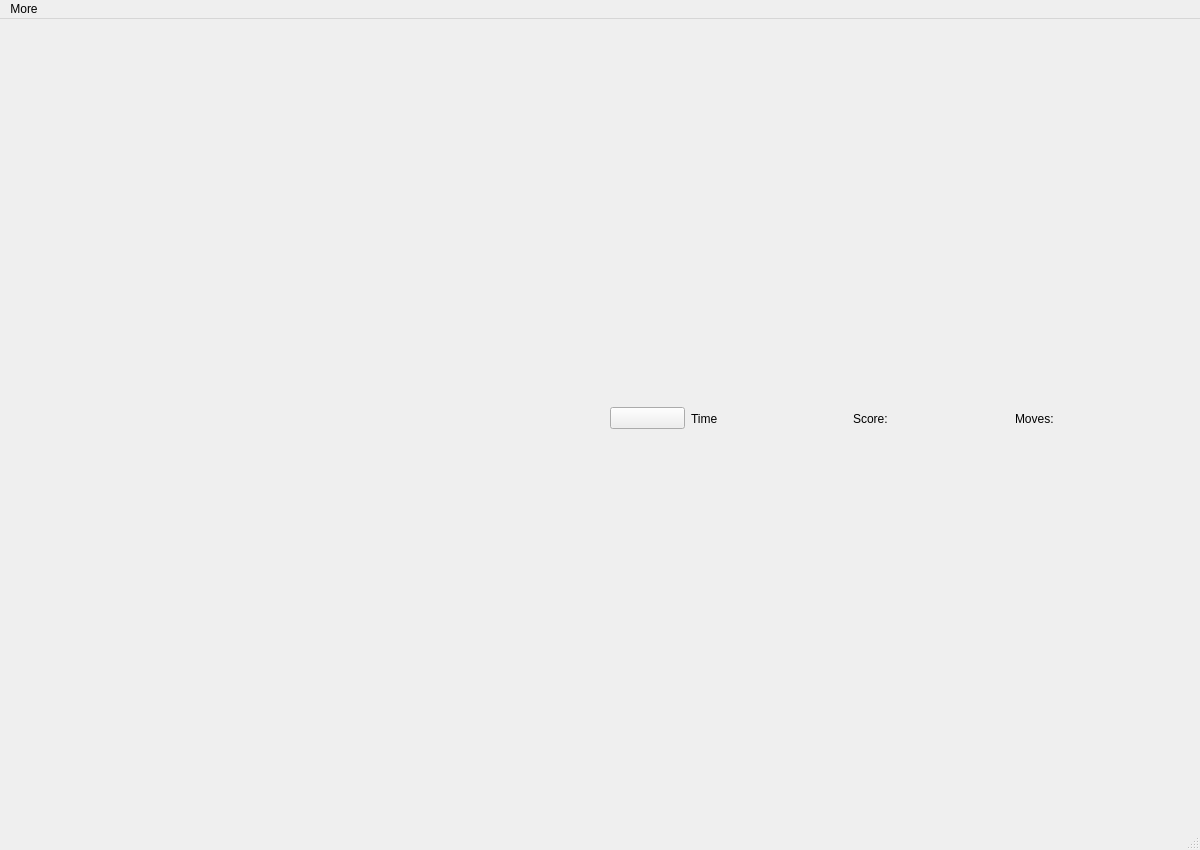
<?xml version="1.0" encoding="UTF-8"?>
<ui version="4.0">
 <class>GameWindow</class>
 <widget class="QMainWindow" name="GameWindow">
  <property name="geometry">
   <rect>
    <x>0</x>
    <y>0</y>
    <width>1200</width>
    <height>850</height>
   </rect>
  </property>
  <property name="windowTitle">
   <string>Solitaire</string>
  </property>
  <widget class="QWidget" name="centralwidget">
   <layout class="QHBoxLayout" name="horizontalLayout_2">
    <item>
     <layout class="QGridLayout" name="gridLayout">
      <property name="leftMargin">
       <number>20</number>
      </property>
      <property name="rightMargin">
       <number>20</number>
      </property>
      <item row="3" column="0">
       <layout class="QHBoxLayout" name="horizontalLayout_3"/>
      </item>
      <item row="2" column="0">
       <layout class="QGridLayout" name="gridLayout_3">
        <property name="topMargin">
         <number>20</number>
        </property>
       </layout>
      </item>
      <item row="1" column="0">
       <layout class="QHBoxLayout" name="labelLayout" stretch="0,0,0,0">
        <property name="sizeConstraint">
         <enum>QLayout::SetDefaultConstraint</enum>
        </property>
        <property name="leftMargin">
         <number>500</number>
        </property>
        <property name="topMargin">
         <number>10</number>
        </property>
        <item>
         <layout class="QHBoxLayout" name="horizontalLayout_4">
          <item>
           <widget class="QLabel" name="label">
            <property name="text">
             <string/>
            </property>
           </widget>
          </item>
          <item>
           <widget class="QPushButton" name="undoButton">
            <property name="layoutDirection">
             <enum>Qt::RightToLeft</enum>
            </property>
            <property name="autoFillBackground">
             <bool>false</bool>
            </property>
            <property name="text">
             <string/>
            </property>
           </widget>
          </item>
         </layout>
        </item>
        <item>
         <widget class="QLabel" name="time_label">
          <property name="baseSize">
           <size>
            <width>0</width>
            <height>0</height>
           </size>
          </property>
          <property name="text">
           <string>Time</string>
          </property>
         </widget>
        </item>
        <item>
         <widget class="QLabel" name="score_label">
          <property name="baseSize">
           <size>
            <width>30</width>
            <height>0</height>
           </size>
          </property>
          <property name="text">
           <string>Score: </string>
          </property>
         </widget>
        </item>
        <item>
         <widget class="QLabel" name="move_label">
          <property name="baseSize">
           <size>
            <width>0</width>
            <height>0</height>
           </size>
          </property>
          <property name="text">
           <string>Moves: </string>
          </property>
          <property name="margin">
           <number>0</number>
          </property>
         </widget>
        </item>
       </layout>
      </item>
     </layout>
    </item>
   </layout>
  </widget>
  <widget class="QMenuBar" name="menubar">
   <property name="geometry">
    <rect>
     <x>0</x>
     <y>0</y>
     <width>1200</width>
     <height>22</height>
    </rect>
   </property>
   <widget class="QMenu" name="menuMore">
    <property name="title">
     <string>More</string>
    </property>
    <addaction name="actionAbout"/>
    <addaction name="actionNew_Game"/>
    <addaction name="actionQuit"/>
    <addaction name="actionStatistic"/>
    <addaction name="actionCall_Win"/>
   </widget>
   <addaction name="menuMore"/>
  </widget>
  <widget class="QStatusBar" name="statusbar"/>
  <action name="actionAbout">
   <property name="text">
    <string>About</string>
   </property>
  </action>
  <action name="actionNew_Game">
   <property name="text">
    <string>New Game</string>
   </property>
  </action>
  <action name="actionQuit">
   <property name="text">
    <string>Quit</string>
   </property>
  </action>
  <action name="actionMusic">
   <property name="checkable">
    <bool>true</bool>
   </property>
   <property name="checked">
    <bool>true</bool>
   </property>
   <property name="text">
    <string>Music</string>
   </property>
  </action>
  <action name="actionSound">
   <property name="checkable">
    <bool>true</bool>
   </property>
   <property name="checked">
    <bool>true</bool>
   </property>
   <property name="text">
    <string>Sound</string>
   </property>
  </action>
  <action name="actionStatistic">
   <property name="text">
    <string>Statistic</string>
   </property>
   <property name="visible">
    <bool>false</bool>
   </property>
  </action>
  <action name="actionCall_Win">
   <property name="enabled">
    <bool>true</bool>
   </property>
   <property name="text">
    <string>Call Win</string>
   </property>
   <property name="visible">
    <bool>true</bool>
   </property>
  </action>
 </widget>
 <resources/>
 <connections/>
</ui>
